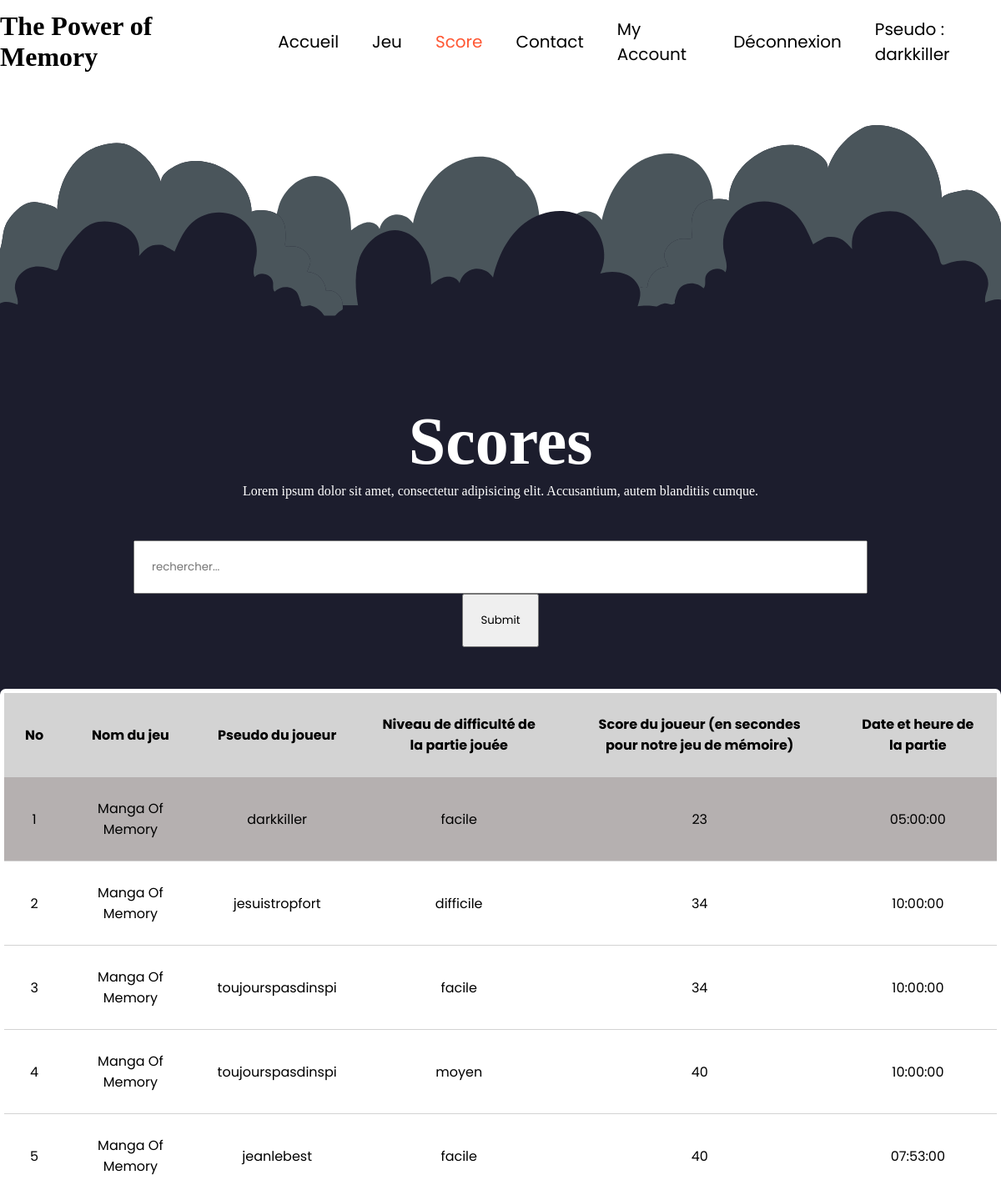
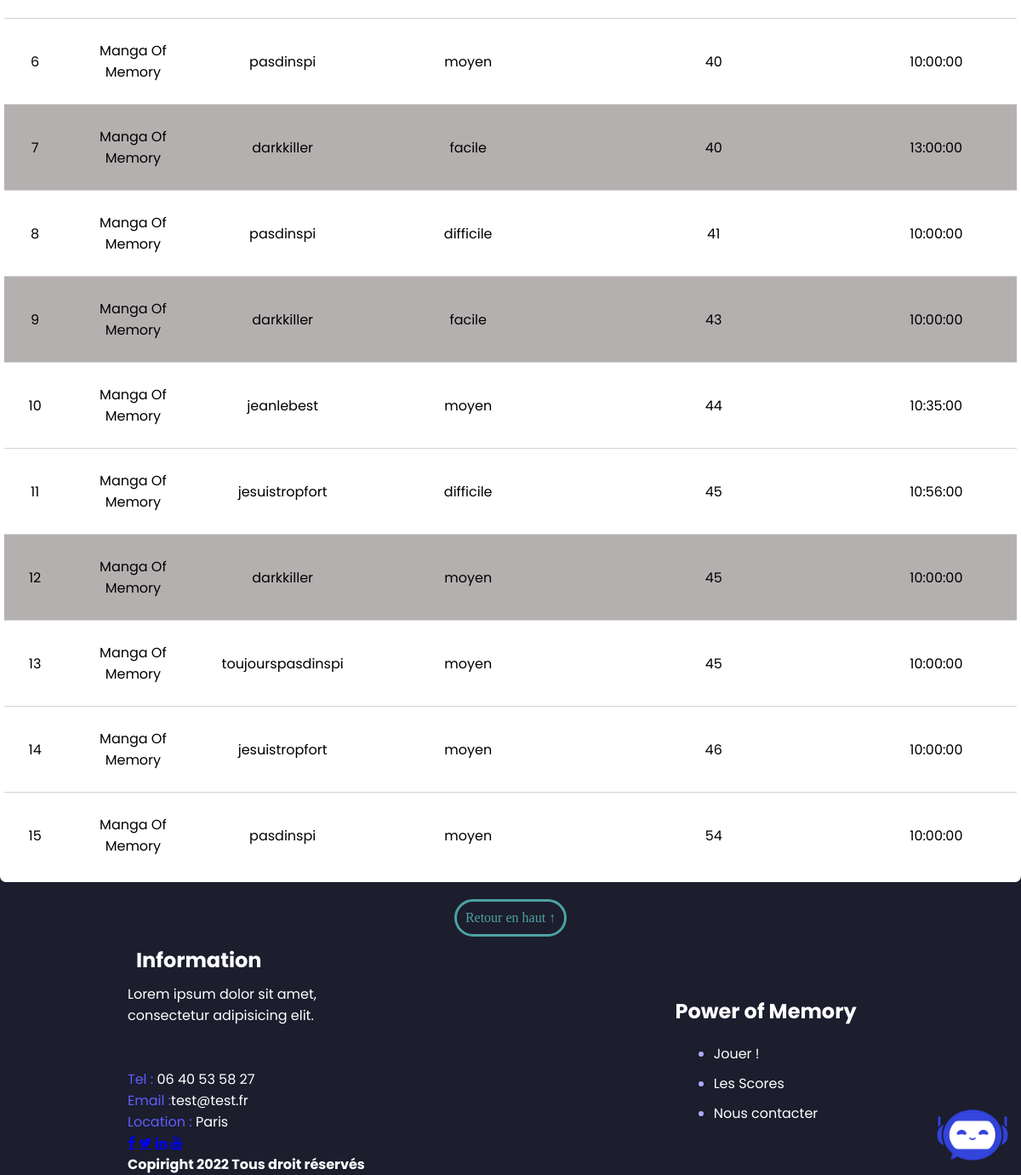
Screenshot of /games/memory/scores.php (signed in) with the database file from the repository (2 pictures, top to bottom).
### tables this page shows
CREATE TABLE `scores` (
  `id` int NOT NULL,
  `id_users` int NOT NULL,
  `id_game` int NOT NULL,
  `difficulty` varchar(40) NOT NULL,
  `scores` int NOT NULL,
  `time_party` time NOT NULL
);

CREATE TABLE `game` (
  `id` int NOT NULL,
  `name` varchar(60) DEFAULT NULL
);

CREATE TABLE `users` (
  `id` int NOT NULL,
  `mail` varchar(40) NOT NULL,
  `mot_de_passe` varchar(61) NOT NULL,
  `pseudo` varchar(40) NOT NULL,
  `time_registration` datetime NOT NULL,
  `time_last_login` datetime DEFAULT NULL,
  `game_number` int DEFAULT NULL
);

### games/memory/scores.php (the view, shortened to what this page needs)
<!DOCTYPE html>
<html lang="fr">
<head>
    <?php
    include "../../partials/head.php";
    ?>
</head>
<body>
<?php include "../../partials/header.php"; ?>
<header></header>
<div class="titre">
    <h1>Scores</h1>
    <p>Lorem ipsum dolor sit amet, consectetur adipisicing elit. Accusantium, autem blanditiis cumque.</p>
</div>
<?php
$db = connectToDbAndGetPdo();
$request = $db->query("SELECT game.name, users.pseudo, scores.difficulty, scores.scores, scores.time_party
                           FROM game, users
                           INNER JOIN scores
                           ON scores.id_users = users.id
                           ORDER BY scores.scores ASC LIMIT 15;");
$datas = $request->fetchAll(PDO::FETCH_ASSOC);
$numero = 1;
?>
<form method="post" id="recherche">
    <input type="search" id="site-search" name="filtre" placeholder="rechercher..."/>
    <input type="submit" name="ok">
</form>
<section id="principal" style="overflow: scroll">
    <table>
        <thead>
        <tr>
            <th>No</th>
            <th>Nom du jeu</th>
            <th>Pseudo du joueur</th>
            <th>Niveau de difficulté de la partie jouée</th>
            <th>Score du joueur (en secondes pour notre jeu de mémoire)</th>
            <th>Date et heure de la partie</th>
        </tr>
        </thead>
        <tbody>
        <?php foreach ($datas as $element):
            ?>
            <tr class="<?php echo $element['pseudo'] == $_SESSION['pseudo'] ? 'linecolor' : 'linenormal'; ?>">
                <td><?php echo $numero++; ?></td>
                <td><?php echo $element['name']; ?></td>
                <td><?php echo $element['pseudo']; ?></td>
                <td><?php echo $element['difficulty']; ?></td>
                <td><?php echo $element['scores']; ?></td>
                <td><?php echo $element['time_party']; ?></td>
            </tr>
        <?php endforeach; ?>
        </tbody>
    </table>
    <?php if (!isset($_SESSION['userId'])) {
        echo "Erreur : utilisateur non connecté";}
    else {
        include "../../chatbox.php";
    }
    ?>
</section>
<div id="retour_haut_page">
    <a id="texte_haut_page" href="#" class="btn btn-default">Retour en haut ↑</a>
</div>
<?php include "../../partials/footer.php"; ?>
</body>
</html>

### assets/css/chatbox.css (style rules this page uses)
* { font-family: 'Poppins', sans-serif; }

### assets/css/scores.css (style rules this page uses)
* { margin: 0; padding: 0; box-sizing: border-box; font-family: 'Poppins', sans-serif; ackground-color: #272a51; }
body { background-color: #1c1d2d; }
header { display: flex; align-items: center; flex-direction: column; justify-content: center; height: 48vh; width: 100%; background-image: url("../../assets/img/background.png") ; background-position: center center; background-repeat:no-repeat ; background-size: cover; }
#recherche { display: flex; align-items: center; justify-content: center; flex-direction: column; padding: 50px; }
#recherche input { padding: 20px; }
.titre { display: flex; align-items: center; justify-content: center; flex-direction: column; color: white; background-color: #1c1d2d; }
.titre h1 { font-size: 5em; font-family: "KashimaDemo"; }
.titre p { margin-top: 5px; font-family: "KashimaDemo"; }
table { border-collapse:separate; border:solid #ffffff 5px; border-radius:7px; margin: auto; border-spacing: 0; }
td, th { padding: 25px; background-color: #ffffff; }
td { text-align: center; border-top: solid lightgrey 1px; }
th { background-color: #d3d3d3; }
.linecolor td { background-color: #b5b0b0; }
.linenormal td { background-color: white; }
#site-search { width: 80%; }
html { scroll-behavior: smooth; }
#retour_haut_page { display: flex; justify-content: center; padding-top: 20px; background-color: #1c1d2d; }
#texte_haut_page { border: 3px solid #4AA3A2; color: #4AA3A2; font-family: "Bradley Hand", cursive; border-radius: 25px; padding: 10px; background-color: #1c1d2d; text-decoration:none; }

### rows the page displays
scores: id_game.name "Manga Of Memory", id_users.pseudo "darkkiller", difficulty "facile", scores "23", time_party "05:00:00"
scores: id_game.name "Manga Of Memory", id_users.pseudo "jesuistropfort", difficulty "difficile", scores "34", time_party "10:00:00"
scores: id_game.name "Manga Of Memory", id_users.pseudo "toujourspasdinspi", difficulty "facile", scores "34", time_party "10:00:00"
scores: id_game.name "Manga Of Memory", id_users.pseudo "toujourspasdinspi", difficulty "moyen", scores "40", time_party "10:00:00"
scores: id_game.name "Manga Of Memory", id_users.pseudo "jeanlebest", difficulty "facile", scores "40", time_party "07:53:00"
scores: id_game.name "Manga Of Memory", id_users.pseudo "pasdinspi", difficulty "moyen", scores "40", time_party "10:00:00"
scores: id_game.name "Manga Of Memory", id_users.pseudo "darkkiller", difficulty "facile", scores "40", time_party "13:00:00"
scores: id_game.name "Manga Of Memory", id_users.pseudo "pasdinspi", difficulty "difficile", scores "41", time_party "10:00:00"
scores: id_game.name "Manga Of Memory", id_users.pseudo "darkkiller", difficulty "facile", scores "43", time_party "10:00:00"
scores: id_game.name "Manga Of Memory", id_users.pseudo "jeanlebest", difficulty "moyen", scores "44", time_party "10:35:00"
scores: id_game.name "Manga Of Memory", id_users.pseudo "jesuistropfort", difficulty "difficile", scores "45", time_party "10:56:00"
scores: id_game.name "Manga Of Memory", id_users.pseudo "darkkiller", difficulty "moyen", scores "45", time_party "10:00:00"
scores: id_game.name "Manga Of Memory", id_users.pseudo "toujourspasdinspi", difficulty "moyen", scores "45", time_party "10:00:00"
scores: id_game.name "Manga Of Memory", id_users.pseudo "jesuistropfort", difficulty "moyen", scores "46", time_party "10:00:00"
scores: id_game.name "Manga Of Memory", id_users.pseudo "pasdinspi", difficulty "moyen", scores "54", time_party "10:00:00"

### other values shown
$_SESSION['pseudo'] "darkkiller"
